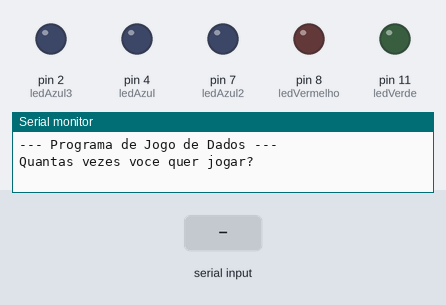
The sketch below on a simulated Arduino Uno, built with avr-gcc and run on an emulated ATmega328P. Parts: output pins drawn as LEDs (lit = HIGH), the last lines printed to the serial monitor. Inputs (shaded band) come from the test bench. Random numbers use the default seed unless the sketch sets one.

Above: at 1.4 s.
1.5 s: "90,45\n" received over Serial
At 5.4 s:
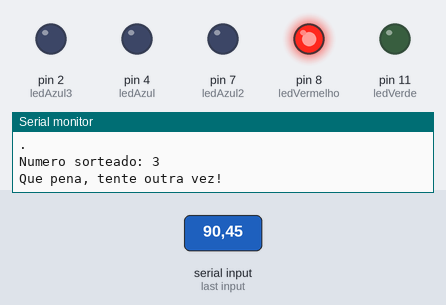
Timing chart, 0 to 12.0 s (numbered marks = the images above; inputs shaded):
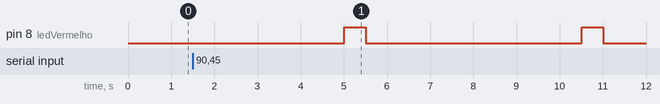

Measured:
- after the input at 1.5 s, pin 8 (ledVermelho): alternates HIGH for 0.50 s and LOW for 5.0 s, starting after 3.5 s

The sketch:

jogo_de_dados_com_led1__1_.ino
```cpp
//Variaveis globais
int ledVerde = 11;
int ledVermelho = 8;
int ledAzul = 4;
int ledAzul2 = 7;
int ledAzul3 = 2;
int resultado;
int Acertar;
int resultado2;
int NumeroSorteado;
void desenhaPontinhos(int qtdPontos = 5, int tempo = 700)
{
  for(int ponto = 0; ponto <= 4 ; ponto++){
    Serial.println(".");
    delay(tempo);
  }
}

void desenhaCabecalho()

{
  Serial.println("--- Programa de Jogo de Dados --- ");
  Serial.println();
  delay(500);
}

void setup()
{
   pinMode(ledVerde, OUTPUT);
  pinMode(ledVermelho, OUTPUT);
  pinMode(ledAzul, OUTPUT);
  pinMode(ledAzul2, OUTPUT);
  pinMode(ledAzul3, OUTPUT);
  Serial.begin(9600);
  randomSeed(analogRead(0));
}

void loop()
{
  desenhaCabecalho();

  //Entrada
  Serial.println("Quantas vezes voce quer jogar?");
  while(!Serial.available());
  int qtdRodadas = Serial.parseInt();
  int vetPalpites[qtdRodadas];
  int vetResultados[qtdRodadas];


  for(int r = 0;r < qtdRodadas; r++)
  {
    Serial.println("Digite um palpite 1 a 6: ");
    while(!Serial.available());
    int numeroPalpite = Serial.parseInt();

    int numeroSorteado = random(1,7);


    vetPalpites[r] = numeroPalpite;
    vetResultados
      [r] = numeroSorteado;

    Serial.println("Seu palpite: " + String(numeroPalpite));

    desenhaPontinhos();

    Serial.println("Numero sorteado: " + String(numeroSorteado));


    if(numeroPalpite == numeroSorteado)
    {
      Serial.println("Parabens, voce ganhhou!");
        digitalWrite(ledVerde, HIGH);
      delay(500);
       digitalWrite(ledVerde, LOW);
   {
     digitalWrite(ledAzul, HIGH);
      delay(500);
     {
      digitalWrite(ledAzul2, HIGH);
      delay(500);
       {
      digitalWrite(ledAzul3, HIGH);
      delay(500);


       } } }  } else {

      Serial.println("Que pena, tente outra vez!");
        digitalWrite(ledVermelho, HIGH);
      delay(500);
      digitalWrite(ledVermelho, LOW);


    }

    Serial.println("Reiniciando o sistema....");
    delay(500);

  }

  Serial.println("|-------------------------|");
  Serial.println("|	                        |");
  Serial.println("|**ESTASTISTICAS DO JOGO**|");
  Serial.println("|							|");
  Serial.println("|-------------------------|");
  Serial.println();
  for(int i = 0; i < qtdRodadas; i++)
  {
    Serial.println(" Rodada "+ String (i + 1) + "+");
    Serial.println("  Palpite:  "+ String (vetPalpites[i]));
    Serial.println("  Dado:  "+ String (vetResultados[i]));
    Serial.println("  Resultado:  "+ String (vetResultados[i] == vetPalpites[i] ? "Acertou!" : "Errou!"));
    Serial.println("--------------------");
    Serial.println();


  }

  Serial.println("FIM DO JOGO, REINICIANDO O SISTEMA!!");
  }
```
